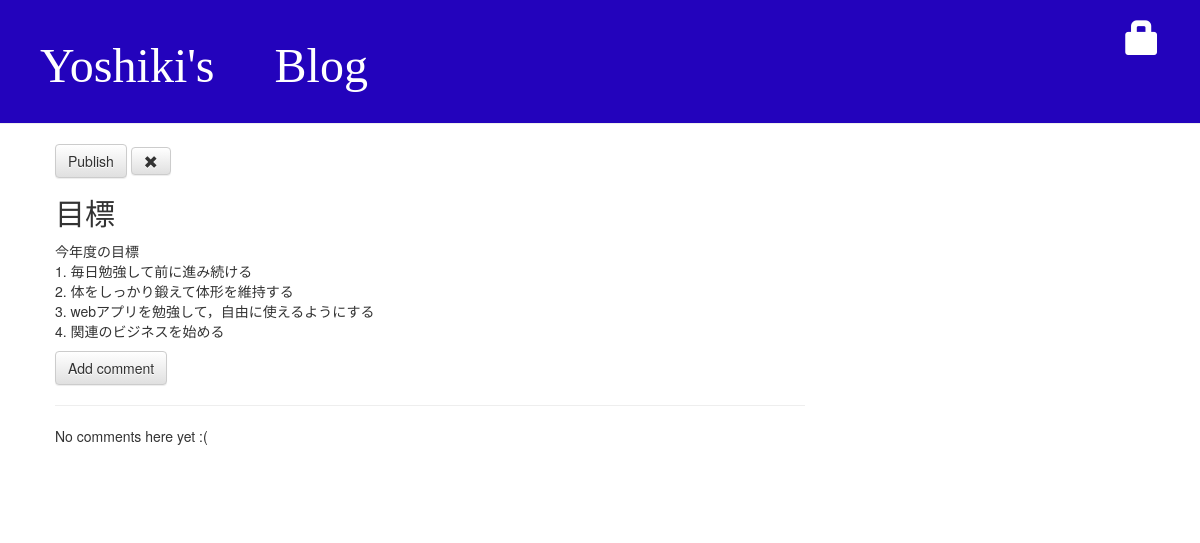
The app's page /post/2/, older data.
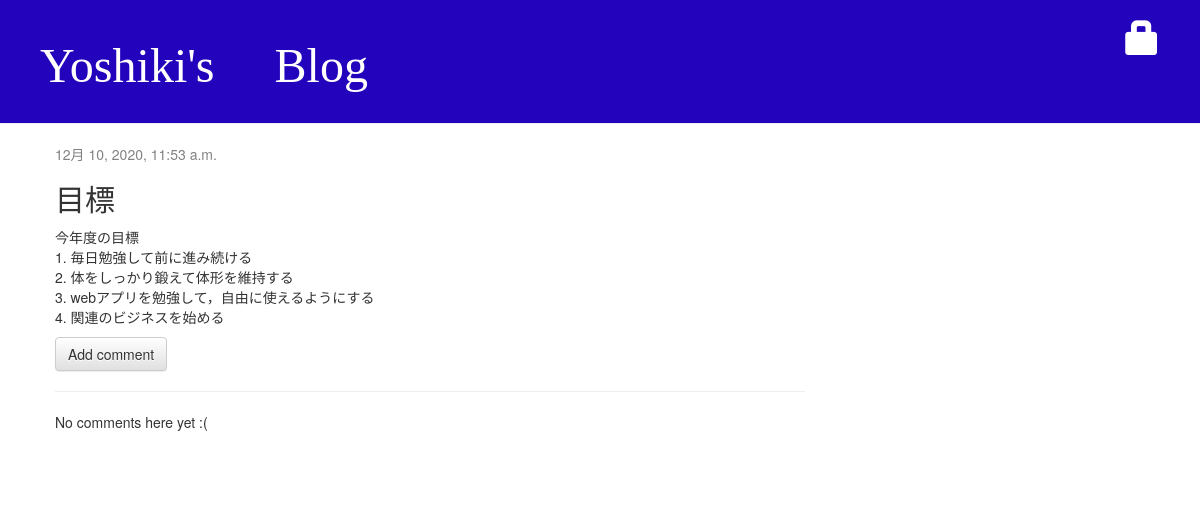
The same page, newer data.
### blog/models.py (models this page shows, shortened)
class Post(models.Model):
    author = models.ForeignKey(settings.AUTH_USER_MODEL, on_delete=models.CASCADE)
    title = models.CharField(max_length=200)
    text = models.TextField()
    created_date = models.DateTimeField(default=timezone.now)
    published_date = models.DateTimeField(blank=True, null=True)
    views = models.PositiveIntegerField(default=0)

### blog/views.py (the view)
# urls.py: path('post/<int:pk>/', views.post_detail, name='post_detail'),
def post_detail(request, pk):
    post = get_object_or_404(Post, pk=pk)
    post.views += 1    # ←ここ
    post.save()            # ←ここ
    return render(request, 'blog/post_detail.html', {'post': post})

### blog/templates/blog/post_detail.html (shortened to what this page needs)
{% extends 'blog/base.html' %}
{% block content %}
    <div class="post">
        {% if post.published_date %}
            <div class="date">
                {{ post.published_date }}
            </div>
        {% else %}
            <a class="btn btn-default" href="{% url 'post_publish' pk=post.pk %}">Publish</a>
            <a class="btn btn-default" href="{% url 'post_remove' pk=post.pk %}"><span class="glyphicon glyphicon-remove"></span></a>
        {% endif %}
            <h2>{{ post.title }}</h2>
        <p>{{ post.text|linebreaksbr }}</p>
        <a class="btn btn-default" href="{% url 'add_comment_to_post' pk=post.pk %}">Add comment</a>
        <hr>
        {% for comment in post.comments.all %}
            {% if user.is_authenticated or comment.approved_comment %}
            <div class="comment">
                <div class="date">
                    {{ comment.created_date }}
                    {% if not comment.approved_comment %}
                        <a class="btn btn-default" href="{% url 'comment_remove' pk=comment.pk %}"><span class="glyphicon glyphicon-remove"></span></a>
                        <a class="btn btn-default" href="{% url 'comment_approve' pk=comment.pk %}"><span class="glyphicon glyphicon-ok"></span></a>
                    {% endif %}
                </div>
                <strong>{{ comment.author }}</strong>
                <p>{{ comment.text|linebreaks }}</p>
            </div>
            {% endif %}
        {% empty %}
            <p>No comments here yet :(</p>
        {% endfor %}
    </div>
{% endblock %}

### blog/templates/blog/base.html (shortened to what this page needs)
{% load static %}
<html>
    <head>
        <link rel="stylesheet" href="//maxcdn.bootstrapcdn.com/bootstrap/3.2.0/css/bootstrap.min.css">
        <link rel="stylesheet" href="//maxcdn.bootstrapcdn.com/bootstrap/3.2.0/css/bootstrap-theme.min.css">
        <link rel="stylesheet" href="{% static 'css/style.css' %}">
    </head>
    <body>
        <div class="page-header">
            {% if user.is_authenticated %}
                <a href="{% url 'post_new' %}" class="top-menu"><span class="glyphicon glyphicon-plus"></span></a>
                <a href="{% url 'post_draft_list' %}" class="top-menu"><span class="glyphicon glyphicon-edit"></span></a>
                <p class="top-menu2">Hello {{ user.username }} <small>(<a href="{% url 'logout' %}">Log out</a>)</small></p>
            {% else %}
                <a href="{% url 'login' %}" class="top-menu"><span class="glyphicon glyphicon-lock"></span></a>
            {% endif %}
            <h1><a href="/">Yoshiki's Blog</a></h1>
        </div>
        <div class="content container">
            <div class="row">
                <div class="col-md-8">
                {% block content %}
                {% endblock %}
                </div>
            </div>
        </div>
    </body>
</html>

### blog/static/css/style.css (style rules this page uses)
.page-header { background-color: #2303BC; margin-top: 0; padding: 20px 20px 20px 40px; }
.page-header h1, .page-header h1 a, .page-header h1 a:visited, .page-header h1 a:active { color: #ffffff; font-size: 36pt; text-decoration: none; }
.content { margin-left: 40px; }
h1, h2, h3, h4 { font-family: emoji; }
.date { color: #828282; }
.top-menu, .top-menu:hover, .top-menu:visited { color: #ffffff; float: right; font-size: 26pt; margin-right: 20px; }
.post { margin-bottom: 70px; }

Row changes from the older to the newer data that the page shows:
changed Post "目標": published_date (not shown) → "12月 10, 2020, 11:53 a.m."
Text that changed along with them:
text no longer shown: "Publish"
